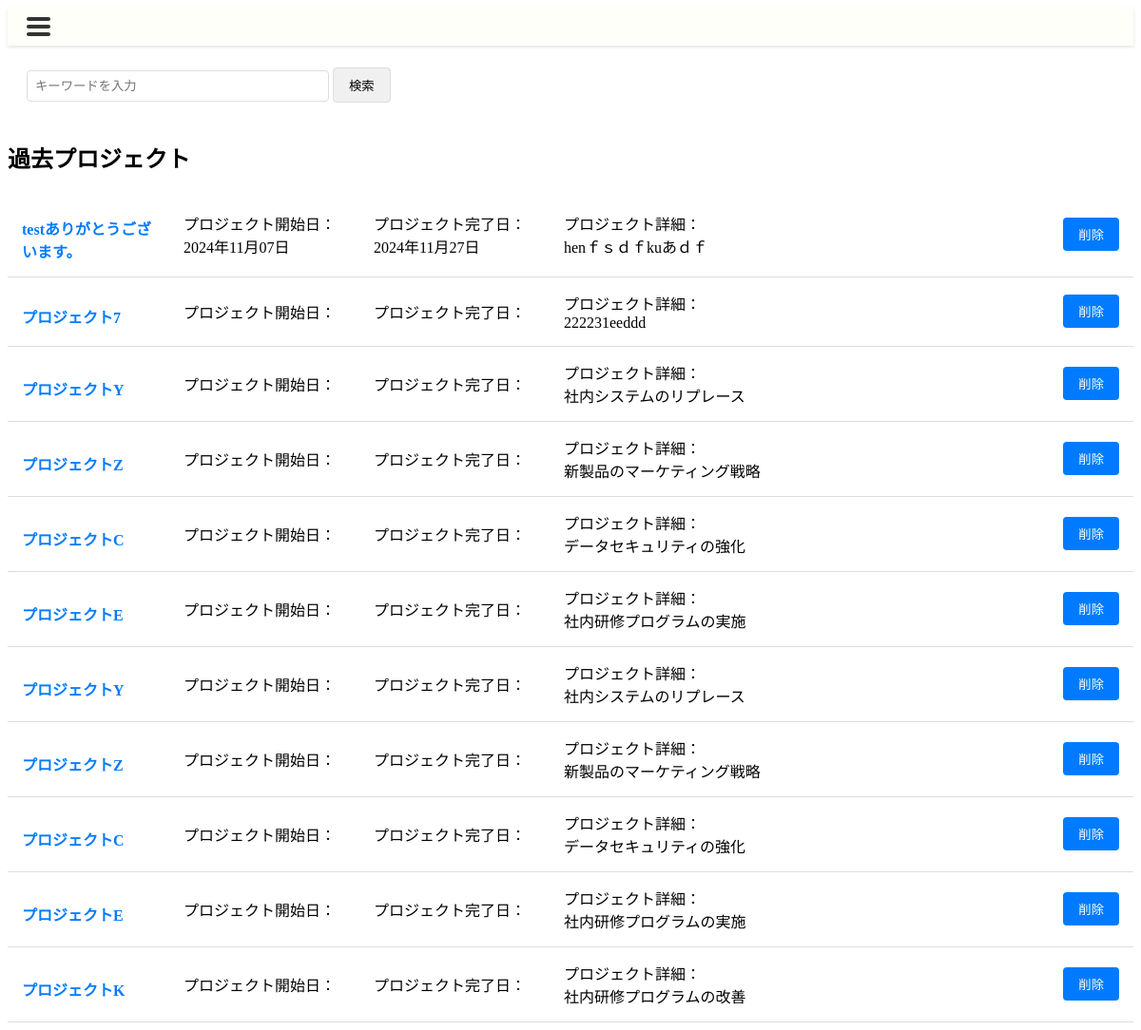
The page /past_project/ on the database as committed earlier.
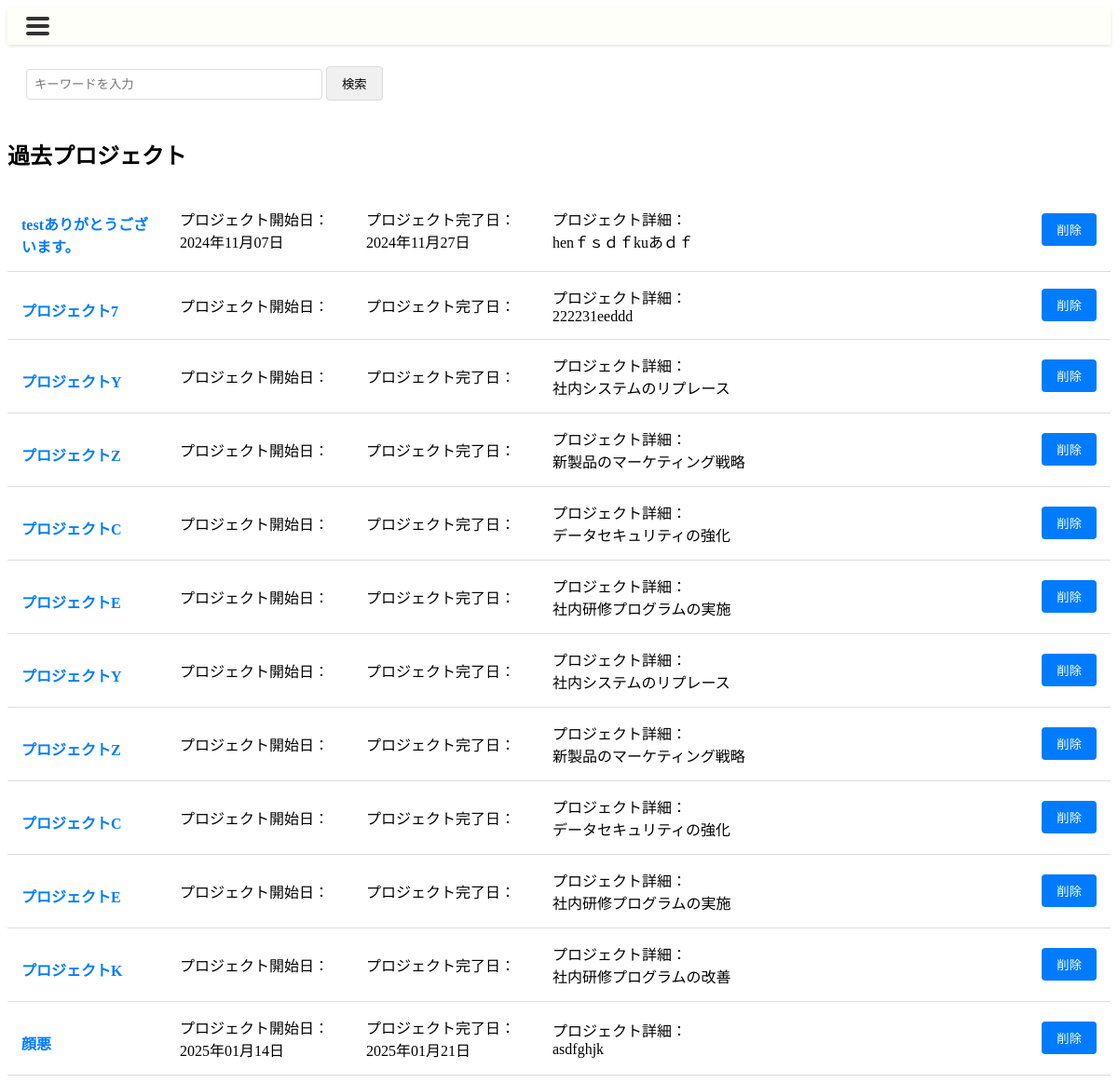
The same page on the database as committed later.
### canri_app/models.py (models this page shows)
class Project(models.Model):
    project_id = models.AutoField(primary_key=True)
    project_name = models.CharField(max_length=255)
    project_detail = models.TextField(null=True, blank=True)
    project_start_date = models.DateField()
    project_end_date = models.DateField()
    creation_date = models.DateTimeField()
    update_date = models.DateTimeField(null=True, blank=True)
    complete_date = models.DateField(null=True, blank=True)
    deletion_date = models.DateTimeField(null=True, blank=True)
    post_evaluation_memo = models.TextField(null=True, blank=True)
    deletion_flag = models.BooleanField(default=False)
    complete_flag = models.BooleanField(default=False)
    class Meta:
        db_table = 'Project'

### canri_app/views.py (the view)
# urls.py: path('past_project/',                                           views.Past_ProjectListView.as_view(),       name='past_project'),
class Past_ProjectListView(TemplateView):
    template_name = "past_project_list.html"
    def get(self, request, *args, **kwargs):
        query = request.GET.get('q')
        qs = Project.objects.filter(complete_flag=1, deletion_flag=0)
        if query:
            qs = qs.filter(project_name__icontains=query)  # プロジェクト名でフィルタリング
        context = {
            'project_list': qs
        }
        return render(request, self.template_name, context)

### canri_app/templates/past_project_list.html (shortened to what this page needs)
{% extends 'base.html' %}
{% load static %}
{% block head %}
<link rel="stylesheet" href="{% static 'css/past_project_list.css' %}">
{% endblock %}
{% block content %}
<div class="search-container">
    <form method="GET" action="{% url 'canri_app:past_project' %}">
        <input type="text" name="q" class="search-input" placeholder="キーワードを入力" value="{{ request.GET.q }}" required>
        <button type="submit" class="search-button">検索</button>
    </form>
</div>
<h2>過去プロジェクト</h2>
<div class="project-table">
    {% for project in project_list %}
    <div class="project-row">
        <div class="project-name">
            <a href="{% url 'canri_app:past_project_view' project.project_id %}" class="project_a">{{ project.project_name }}</a>
        </div>
        <div class="project-period">プロジェクト開始日：<br>{{ project.project_start_date|date:"Y年m月d日" }}</div>
        <div class="project-complete">プロジェクト完了日：<br>{{ project.project_end_date|date:"Y年m月d日" }}</div>
        <div class="project-details">プロジェクト詳細：<br>{{ project.project_detail }}</div>
        <form method="POST" action="{% url 'canri_app:past_project_deleting_confirmation' project.project_id %}">
            <button type="submit" class="action-button">削除</button>
        </form>
    </div>
    {% empty %}
    <div class="project-row">
        <div class="project-details">完了済みのプロジェクトが存在しません</div>
    </div>
    {% endfor %}
</div>
{% endblock %}

Rows that differ between the two databases and show on the page:
now on this page (row edited): Project: project_name "顔悪", project_start_date "2025年01月14日", project_end_date "2025年01月21日", project_detail "asdfghjk"
